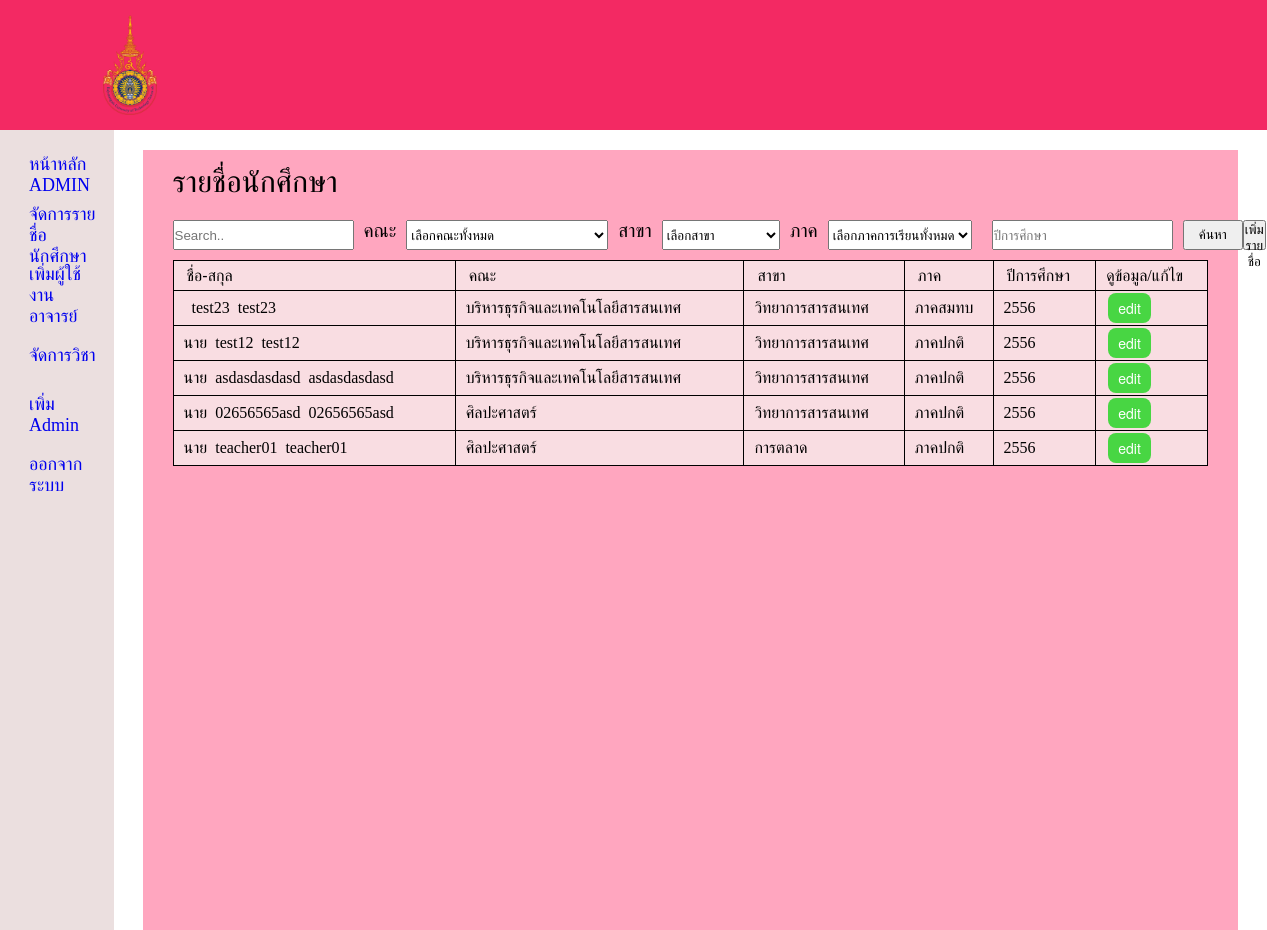
Page /admin/admin_manageStd.php (signed in) on the earlier database version.
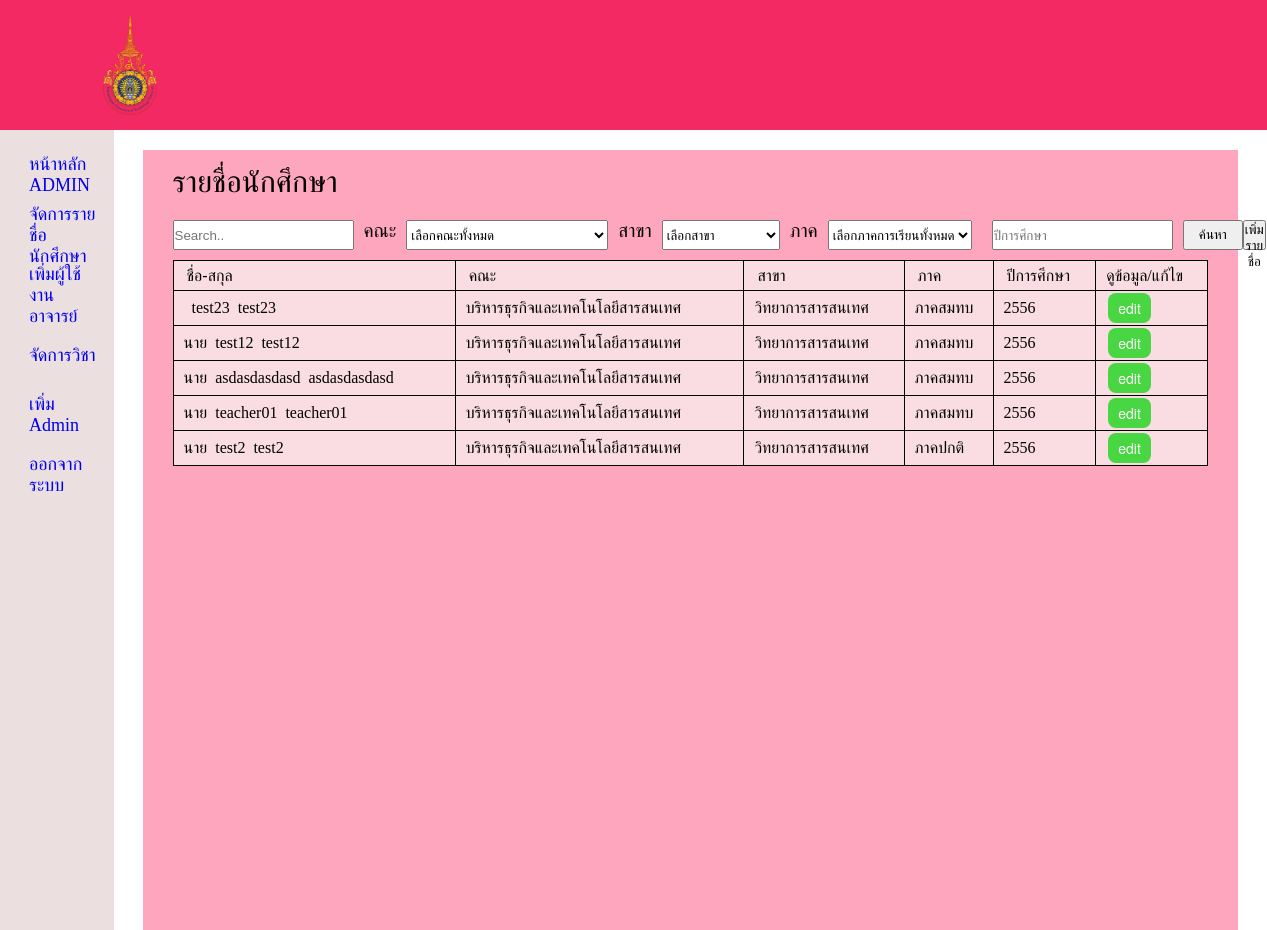
Same page on the later database version.
### tables this page shows
CREATE TABLE `student_detail` (
  `Student_id` int(11) NOT NULL,
  `User_id` int(11) NOT NULL,
  `Prefix` text NOT NULL,
  `Fname` varchar(100) NOT NULL,
  `Lname` varchar(100) NOT NULL,
  `Faculty` enum('บริหารธุรกิจและเทคโนโลยีสารสนเทศ','ศิลปะศาสตร์') NOT NULL,
  `Major` enum('วิทยาการสารสนเทศ','การตลาด','บัญชี') NOT NULL,
  `Student_idcard` int(13) DEFAULT NULL,
  `Supclass_std` text,
  `Student_year` int(4) NOT NULL,
  `Phone_std` int(11) DEFAULT NULL,
  `Email_std` text,
  `Pic_grad` varchar(255) DEFAULT NULL,
  `std_confirm_tran` int(1) NOT NULL DEFAULT '0',
  `teacher_con` int(1) NOT NULL DEFAULT '0'
);

### admin/admin_manageStd.php (the view, shortened to what this page needs)
<?php
require '../connect.php';
if (isset($_POST['btn-search'])){
    $name = $_POST["searchStd"];
    $faculty = $_POST['select-faculty'];
    $major = $_POST['select-major'];
    $student_year = $_POST['student_year'];
    $supclass = $_POST['select-supclass'];
    $sql = "SELECT * FROM student_detail WHERE Faculty LIKE '%$faculty%' AND Major LIKE '%$major%' AND Fname LIKE '%$name%' AND Supclass_std LIKE '%$supclass%' AND Student_year LIKE '%$student_year%'";
}
else if(isset($_POST['btn-search'])){
    $name = $_POST["searchStd"];
    $sql = "SELECT * FROM student_detail WHERE Fname LIKE '%$name%' order by Fname ASC";
}
else{$sql = "SELECT * FROM student_detail";
}
$result = $connect->query($sql);
?>
<!DOCTYPE html>
<html lang="en">
<head>
    <link rel='stylesheet' type='text/css' media='screen' href='styleadmin.css'>
</head>
<body>
    <header class="header">
    <img src="../picture/มหาวิทยาลัยเทคโนโลยีราชมงคลตะวันออก.png" class="logo">
        </header>
        <div class="container">
            <nav class="sidebar">
                <div class="menu-bar">
                    <div class="menu">
                        <ul class="menu-links">
                            <li class="link">
                                <a href ="admin_home.php">
                                    <span class="text nav-text">หน้าหลัก ADMIN</span>
                                </a>
                            </li>
                            <li class="link">
                                <a href ="admin_manageStd.php">
                                    <span class="text nav-text">จัดการรายชื่อนักศึกษา</span>
                                </a>
                            </li>
                            <li class="link">
                                <a href ="add-user-teacher.php">
                                    <span class="text nav-text">เพิ่มผู้ใช้งานอาจารย์</span>
                                </a>
                            </li>
                            <li class="link">
                                <a href ="Admin_manageSub.php">
                                    <span class="text nav-text">จัดการวิชา</span>
                                </a>
                            </li>
                            <li class="link">
                                <a href ="add-admin.php">
                                    <span class="text nav-text">เพิ่ม Admin</span>
                                </a>
                            </li>
                            <li class="link">
                                <a href ="logout.php">
                                    <span class="text nav-text">ออกจากระบบ</span>
                                </a>
                            </li>
                        </ul>
                    </div>
                </div>
            </nav>
            <section class="home">
                <div class="container-box">
                    <span>รายชื่อนักศึกษา</span>
                    <div class="search-name">
                        <form action = "admin_manageStd.php" class="form-group" method="POST">
                        <input type="text" placeholder="Search.." name="searchStd">
                        <span>คณะ</span>
                        <select name = "select-faculty" name= "select-faculty">
                            <option value="">เลือกคณะทั้งหมด</option>
                        </select>
                        <span>สาขา</span>
                        <select name = "select-major" name= "select-major">
                            <option value="">เลือกสาขา</option>
                        </select>
                        <span>ภาค</span>
                        <select name = "select-supclass" name ="select-supclass">
                            <option value="">เลือกภาคการเรียนทั้งหมด</option>
                        </select>
                        <input type="text" placeholder="ปีการศึกษา" name="student_year">
                        <input type="submit" value="ค้นหา" name="btn-search" class="btn-search">
                        </form>
                        <div class="box-add-std">
                            <button id="btn-add-std" > เพิ่มรายชื่อ </button>
                        </div>
                    </div>
                    <form action="admin_manageStd.php" class="container-box-innerbox" method ="POST">
                        <table>
                            <tr>
                                <td><input type="submit" value="ชื่อ-สกุล" name="stdname" class="input"></td>
                                <td><input type="submit" value="คณะ" name="stdfac" class="input"></td>
                                <td><input type="submit" value="สาขา" name="stdname" class="input"></td>
                                <td><input type="submit" value="ภาค" name="stdname" class="input"></td>
                                <td><input type="submit" value="ปีการศึกษา" name="stdname" class="input"></td>
                                <td>ดูข้อมูล/แก้ไข</td>
                            </tr>
                            <?php while($row = $result->fetch_assoc()): ?>
                            <tr>
                                <td><?php echo $row['Prefix']; echo "&nbsp&nbsp" ;  echo $row['Fname']; echo "&nbsp&nbsp" ;echo $row['Lname'];?></td>
                                <td><?php echo $row['Faculty'];?></td>
                                <td><?php echo $row['Major'];?></td>
                                <td><?php echo $row['Supclass_std'];?></td>
                                <td><?php echo $row['Student_year']; ?></td>
                                <td><a href = "edit_std.php?GetID=<?php echo $row['Student_id']?>">edit</a></td>
                            </tr>
                            <?php endwhile ?>
                        </table>
                    </form>
                </div>
            </section>
</body>
</html>

### admin/styleadmin.css (style rules this page uses)
* { margin: 0; padding: 0; box-sizing: border-box; }
.header { display: flex; align-items: center; justify-content: space-between; background-color: #f32963; padding: 15px 80px; }
.logo { width: 100px; height: 100px; object-fit: contain; }
.container { display: flex; }
.sidebar { top: 0; left: 0; height: 100vh; width: 250px; padding: 10px 14px; background-color: rgba(228, 211, 211, 0.719); }
.sidebar li { height: 50px; margin-top: 10px; display: flex; list-style: none; align-items: center; font-size: 18px; }
.sidebar li a { width: 100%; height: 100%; padding-left: 15px; display: flex; align-items: center; text-decoration: none; border-radius: 5px; }
.menu-bar { width: 100%; }
.home { display: flex; justify-content: center; height: 100vh; width: 100%; }
.container-box { margin-top: 20px; padding: 15px 30px; width: 95%; background-color: #ffa6bf; }
.container-box span { font-size: 30px; }
.search-name { height: 50px; margin-top: 10px; display: flex; align-items: center; }
.form-group { display: flex; }
.btn-search { margin-left: 10px; width: 60px; }
.container-box-innerbox { width: 100%; background-color:#f9dde2; }
table { width: 100%; border-collapse: collapse; }
td { height: 30px; padding-left: 10px; border:1px solid; vertical-align: center; }
.search-name input { height: 30px; }
td input { font-size: 12px; height: 25px; padding: 2px 3px; }
.box-add-std,.box-add-sub,.box-add-teacher,.box-add-admin { width: 100%; height:30px; display: flex; justify-content: flex-end; }
.container-box-innerbox .input { background: none; border: none; cursor: pointer; font-size: 16px; }
.search-name span { font-size: 19px; margin: 0px 10px; }
.container-box-innerbox a { background-color: #48d643; border-radius: 8px; border-style: none; box-sizing: border-box; color: #FFFFFF; cursor: pointer; display: inline-block; font-family: "Haas Grot Text R Web", "Helvetica Neue", Helvetica, Arial, sans-serif; font-size: 14px; font-weight: 500; line-height: 20px; list-style: none; margin: 0; outline: none; padding: 5px 10px; position: relative; text-align: center; text-decoration: none; transition: color 100ms; vertical-align: baseline; user-select: none; -webkit-user-select: none; touch-action: manipulation; margin: 2px; }

Differences in the rows shown:
removed student_detail: Prefix "นาย", Fname "02656565asd", Lname "02656565asd", Faculty "ศิลปะศาสตร์", Major "วิทยาการสารสนเทศ", Supclass_std "ภาคปกติ", Student_year "2556"
changed student_detail "test12": Supclass_std "ภาคปกติ" → "ภาคสมทบ"
changed student_detail "asdasdasdasd": Supclass_std "ภาคปกติ" → "ภาคสมทบ"
changed student_detail "teacher01": Faculty "ศิลปะศาสตร์" → "บริหารธุรกิจและเทคโนโลยีสารสนเทศ"; Major "การตลาด" → "วิทยาการสารสนเทศ"; Supclass_std "ภาคปกติ" → "ภาคสมทบ"
added student_detail: Prefix "นาย", Fname "test2", Lname "test2", Faculty "บริหารธุรกิจและเทคโนโลยีสารสนเทศ", Major "วิทยาการสารสนเทศ", Supclass_std "ภาคปกติ", Student_year "2556"
